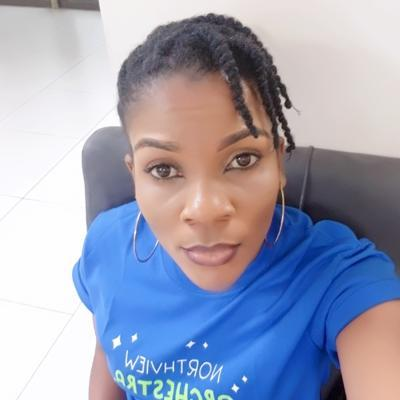
#> input picture img.jpeg, 400 x 400 px
$ python app.py
#> lines starting #> are read from the running program, lines starting #| are printed output that depends on the picture
#> the answer given: 100
#> the answer given: 100
from PIL import Image


def resize_img(size1, size2):
#> called with size1 = 100, size2 = 100
    image = Image.open('img.jpeg')
#> image is the input picture: PIL image 400x400 RGB; mean R, G, B 157, 161.5, 183.2

    print(f"Image Size : {image.size}")
#| Image Size : (400, 400)

    new_img_size = image.resize((size1, size2))
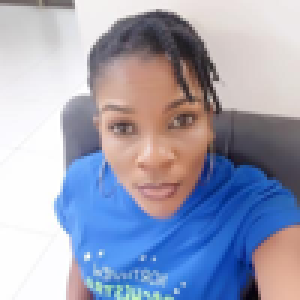
#> new_img_size: PIL image 100x100 RGB (shown 3 times larger); mean R, G, B 157, 161.5, 183.2

    new_img_size.save('img.jpeg')

size1 = int(input("Width: "))
size2 = int(input("Length: "))
resize_img(size1, size2)
